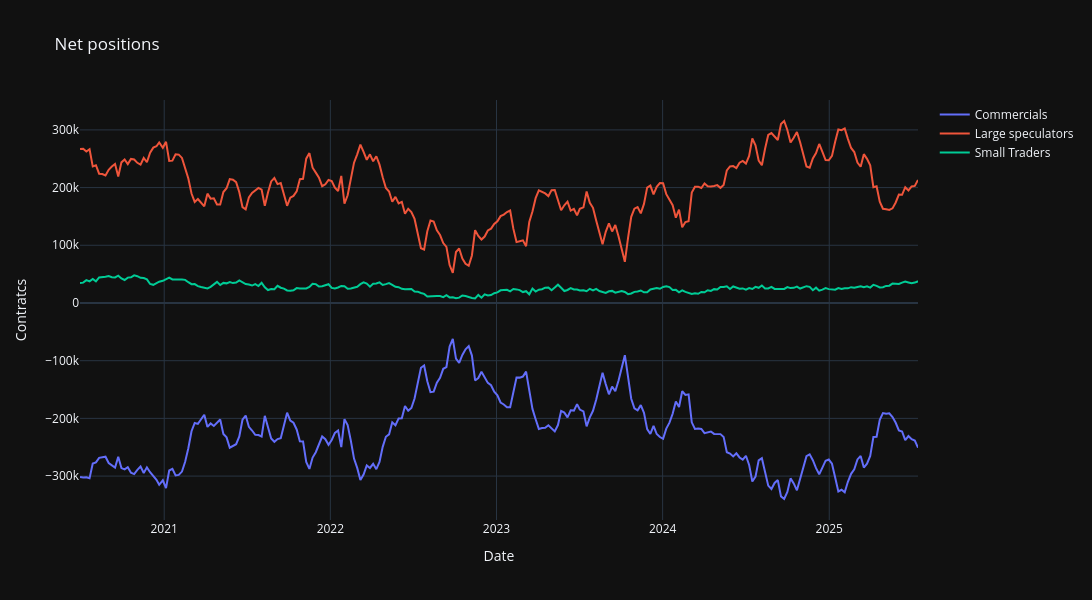

The code cell stored with this chart in its notebook:
### Markdown cell above
### Plotting

### Code cell
import plotly.graph_objects as go

fig = go.Figure()

for col in net_positions_df.columns:
    fig.add_trace(go.Scatter(x=net_positions_df.index, y=net_positions_df[col], mode='lines', name=col))

fig.update_layout(
        title='Net positions',
        xaxis_title='Date',
        yaxis_title='Contratcs',
        template='plotly_dark',
        height=600,
        width=1500,
    )

fig.write_html("plots/net_positions.html")
fig.show()

### Figure 1 — Plotly figure (JSON) as saved in the notebook; plotly's stock layout.template omitted (floating-point values rounded to 4 significant figures; data arrays with more than 128 entries replaced by an {"elided": "..."} marker saying what was removed)
{"data": [{"mode": "lines", "name": "Commercials", "type": "scatter", "x": {"elided": "264 str values"}, "y": {"elided": "264 int values"}}, {"mode": "lines", "name": "Large speculators", "type": "scatter", "x": {"elided": "264 str values"}, "y": {"elided": "264 int values"}}, {"mode": "lines", "name": "Small Traders", "type": "scatter", "x": {"elided": "264 str values"}, "y": {"elided": "264 int values"}}], "layout": {"height": 600, "title": {"text": "Net positions"}, "width": 1500, "xaxis": {"title": {"text": "Date"}}, "yaxis": {"title": {"text": "Contratcs"}}}}
